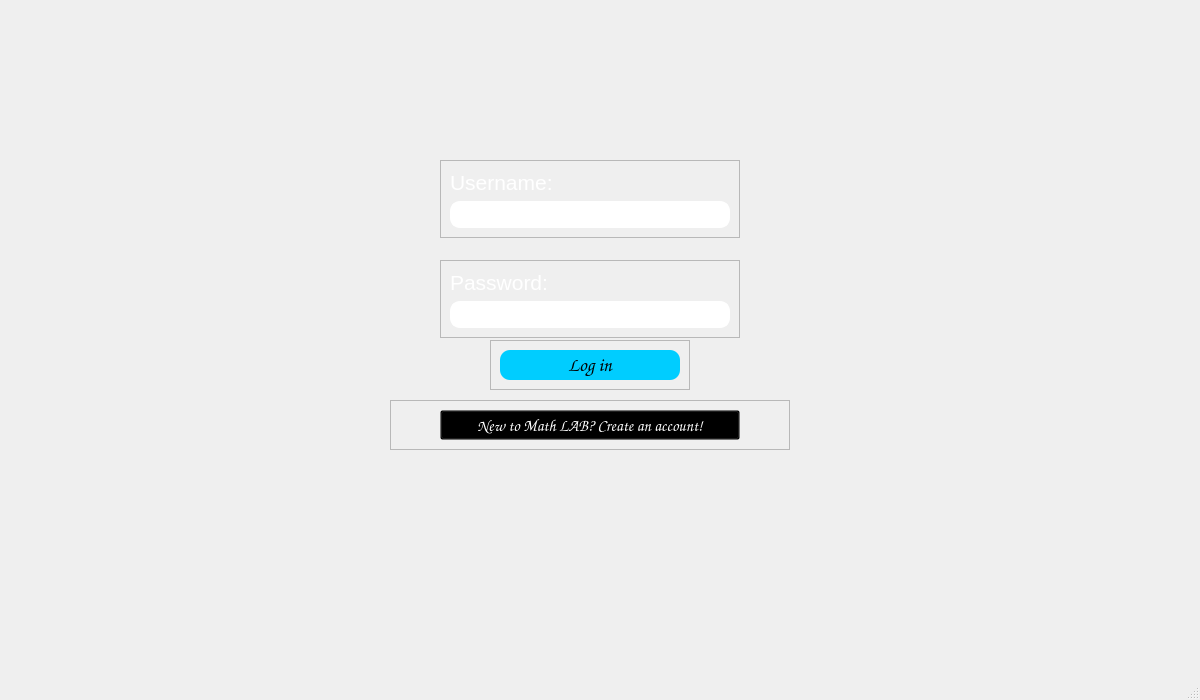
<?xml version="1.0" encoding="UTF-8"?>
<ui version="4.0">
 <class>loginWindow</class>
 <widget class="QMainWindow" name="loginWindow">
  <property name="geometry">
   <rect>
    <x>0</x>
    <y>0</y>
    <width>1200</width>
    <height>700</height>
   </rect>
  </property>
  <property name="sizePolicy">
   <sizepolicy hsizetype="Expanding" vsizetype="Expanding">
    <horstretch>0</horstretch>
    <verstretch>0</verstretch>
   </sizepolicy>
  </property>
  <property name="windowTitle">
   <string>MainWindow</string>
  </property>
  <property name="styleSheet">
   <string notr="true"/>
  </property>
  <widget class="QWidget" name="centralwidget">
   <property name="sizePolicy">
    <sizepolicy hsizetype="Expanding" vsizetype="Expanding">
     <horstretch>0</horstretch>
     <verstretch>0</verstretch>
    </sizepolicy>
   </property>
   <widget class="QFrame" name="frame">
    <property name="geometry">
     <rect>
      <x>440</x>
      <y>160</y>
      <width>300</width>
      <height>78</height>
     </rect>
    </property>
    <property name="minimumSize">
     <size>
      <width>300</width>
      <height>0</height>
     </size>
    </property>
    <property name="maximumSize">
     <size>
      <width>16777215</width>
      <height>100</height>
     </size>
    </property>
    <property name="frameShape">
     <enum>QFrame::StyledPanel</enum>
    </property>
    <property name="frameShadow">
     <enum>QFrame::Raised</enum>
    </property>
    <layout class="QVBoxLayout" name="verticalLayout_2">
     <item>
      <widget class="QLabel" name="label">
       <property name="maximumSize">
        <size>
         <width>200</width>
         <height>50</height>
        </size>
       </property>
       <property name="font">
        <font>
         <family>Arial</family>
         <pointsize>16</pointsize>
         <weight>50</weight>
         <bold>false</bold>
        </font>
       </property>
       <property name="styleSheet">
        <string notr="true">QLabel {
	color: white;
}</string>
       </property>
       <property name="text">
        <string>Username:</string>
       </property>
      </widget>
     </item>
     <item>
      <widget class="QLineEdit" name="username_input">
       <property name="font">
        <font>
         <family>Zekton</family>
         <pointsize>14</pointsize>
         <weight>75</weight>
         <bold>true</bold>
        </font>
       </property>
       <property name="styleSheet">
        <string notr="true">QLineEdit {
	border-radius: 10px;
	border: 2px solid white;
}

QLineEdit:focus {
	border-radius: 10px;
	border: 2px solid rgb(0, 205, 255);
}</string>
       </property>
      </widget>
     </item>
    </layout>
   </widget>
   <widget class="QFrame" name="frame_2">
    <property name="geometry">
     <rect>
      <x>440</x>
      <y>260</y>
      <width>300</width>
      <height>78</height>
     </rect>
    </property>
    <property name="minimumSize">
     <size>
      <width>300</width>
      <height>0</height>
     </size>
    </property>
    <property name="maximumSize">
     <size>
      <width>16777215</width>
      <height>100</height>
     </size>
    </property>
    <property name="frameShape">
     <enum>QFrame::StyledPanel</enum>
    </property>
    <property name="frameShadow">
     <enum>QFrame::Raised</enum>
    </property>
    <layout class="QVBoxLayout" name="verticalLayout_3">
     <item>
      <widget class="QLabel" name="label_2">
       <property name="maximumSize">
        <size>
         <width>200</width>
         <height>50</height>
        </size>
       </property>
       <property name="font">
        <font>
         <family>Arial</family>
         <pointsize>16</pointsize>
         <weight>50</weight>
         <bold>false</bold>
        </font>
       </property>
       <property name="styleSheet">
        <string notr="true">QLabel {
	color: white;
}</string>
       </property>
       <property name="text">
        <string>Password:</string>
       </property>
      </widget>
     </item>
     <item>
      <widget class="QLineEdit" name="password_input">
       <property name="font">
        <font>
         <family>Zekton</family>
         <pointsize>14</pointsize>
         <weight>75</weight>
         <bold>true</bold>
        </font>
       </property>
       <property name="styleSheet">
        <string notr="true">QLineEdit {
	border-radius: 10px;
	border: 2px solid white;
}

QLineEdit:focus {
	border-radius: 10px;
	border: 2px solid rgb(0, 205, 255);
}</string>
       </property>
       <property name="echoMode">
        <enum>QLineEdit::Password</enum>
       </property>
      </widget>
     </item>
    </layout>
   </widget>
   <widget class="QFrame" name="frame_3">
    <property name="geometry">
     <rect>
      <x>490</x>
      <y>340</y>
      <width>200</width>
      <height>50</height>
     </rect>
    </property>
    <property name="sizePolicy">
     <sizepolicy hsizetype="Preferred" vsizetype="Preferred">
      <horstretch>0</horstretch>
      <verstretch>0</verstretch>
     </sizepolicy>
    </property>
    <property name="minimumSize">
     <size>
      <width>200</width>
      <height>0</height>
     </size>
    </property>
    <property name="maximumSize">
     <size>
      <width>200</width>
      <height>50</height>
     </size>
    </property>
    <property name="frameShape">
     <enum>QFrame::StyledPanel</enum>
    </property>
    <property name="frameShadow">
     <enum>QFrame::Raised</enum>
    </property>
    <layout class="QVBoxLayout" name="verticalLayout_4">
     <item>
      <widget class="QPushButton" name="login_button">
       <property name="maximumSize">
        <size>
         <width>300</width>
         <height>35</height>
        </size>
       </property>
       <property name="font">
        <font>
         <family>Comic Sans MS</family>
         <pointsize>14</pointsize>
         <weight>50</weight>
         <italic>false</italic>
         <bold>false</bold>
        </font>
       </property>
       <property name="styleSheet">
        <string notr="true">QPushButton {
	border-radius: 10px;
	background: rgb(0, 205, 255);
}

QPushButton:pressed {
	background:rgb(0, 203, 14);
	
}</string>
       </property>
       <property name="text">
        <string>Log in</string>
       </property>
      </widget>
     </item>
    </layout>
   </widget>
   <widget class="QLabel" name="background">
    <property name="enabled">
     <bool>true</bool>
    </property>
    <property name="geometry">
     <rect>
      <x>0</x>
      <y>0</y>
      <width>1200</width>
      <height>700</height>
     </rect>
    </property>
    <property name="sizePolicy">
     <sizepolicy hsizetype="Expanding" vsizetype="Expanding">
      <horstretch>0</horstretch>
      <verstretch>0</verstretch>
     </sizepolicy>
    </property>
    <property name="frameShadow">
     <enum>QFrame::Plain</enum>
    </property>
    <property name="text">
     <string/>
    </property>
    <property name="pixmap">
     <pixmap>design/title_screen.png</pixmap>
    </property>
    <property name="scaledContents">
     <bool>true</bool>
    </property>
   </widget>
   <widget class="QFrame" name="frame_5">
    <property name="geometry">
     <rect>
      <x>390</x>
      <y>400</y>
      <width>400</width>
      <height>50</height>
     </rect>
    </property>
    <property name="sizePolicy">
     <sizepolicy hsizetype="Preferred" vsizetype="Preferred">
      <horstretch>0</horstretch>
      <verstretch>0</verstretch>
     </sizepolicy>
    </property>
    <property name="minimumSize">
     <size>
      <width>400</width>
      <height>50</height>
     </size>
    </property>
    <property name="maximumSize">
     <size>
      <width>100</width>
      <height>50</height>
     </size>
    </property>
    <property name="frameShape">
     <enum>QFrame::StyledPanel</enum>
    </property>
    <property name="frameShadow">
     <enum>QFrame::Raised</enum>
    </property>
    <layout class="QHBoxLayout" name="horizontalLayout">
     <item>
      <widget class="QPushButton" name="account_create_button">
       <property name="maximumSize">
        <size>
         <width>300</width>
         <height>35</height>
        </size>
       </property>
       <property name="font">
        <font>
         <family>Comic Sans MS</family>
         <pointsize>12</pointsize>
         <weight>50</weight>
         <italic>false</italic>
         <bold>false</bold>
         <strikeout>false</strikeout>
        </font>
       </property>
       <property name="styleSheet">
        <string notr="true">QPushButton {
	background-color: transparent;
	color: white;
}

QPushButton:hover {
	background-color: transparent;
	color: ;
	color: rgb(232, 232, 232);
}</string>
       </property>
       <property name="text">
        <string>New to Math LAB? Create an account!</string>
       </property>
      </widget>
     </item>
    </layout>
   </widget>
   <widget class="QLabel" name="login_signup_error">
    <property name="geometry">
     <rect>
      <x>390</x>
      <y>480</y>
      <width>411</width>
      <height>31</height>
     </rect>
    </property>
    <property name="font">
     <font>
      <pointsize>16</pointsize>
     </font>
    </property>
    <property name="styleSheet">
     <string notr="true">QLabel {
	color: red;
}</string>
    </property>
    <property name="text">
     <string/>
    </property>
   </widget>
   <zorder>background</zorder>
   <zorder>frame</zorder>
   <zorder>frame_2</zorder>
   <zorder>frame_3</zorder>
   <zorder>frame_5</zorder>
   <zorder>login_signup_error</zorder>
  </widget>
  <widget class="QMenuBar" name="menubar">
   <property name="geometry">
    <rect>
     <x>0</x>
     <y>0</y>
     <width>1200</width>
     <height>26</height>
    </rect>
   </property>
  </widget>
  <widget class="QStatusBar" name="statusbar"/>
 </widget>
 <resources/>
 <connections/>
</ui>
